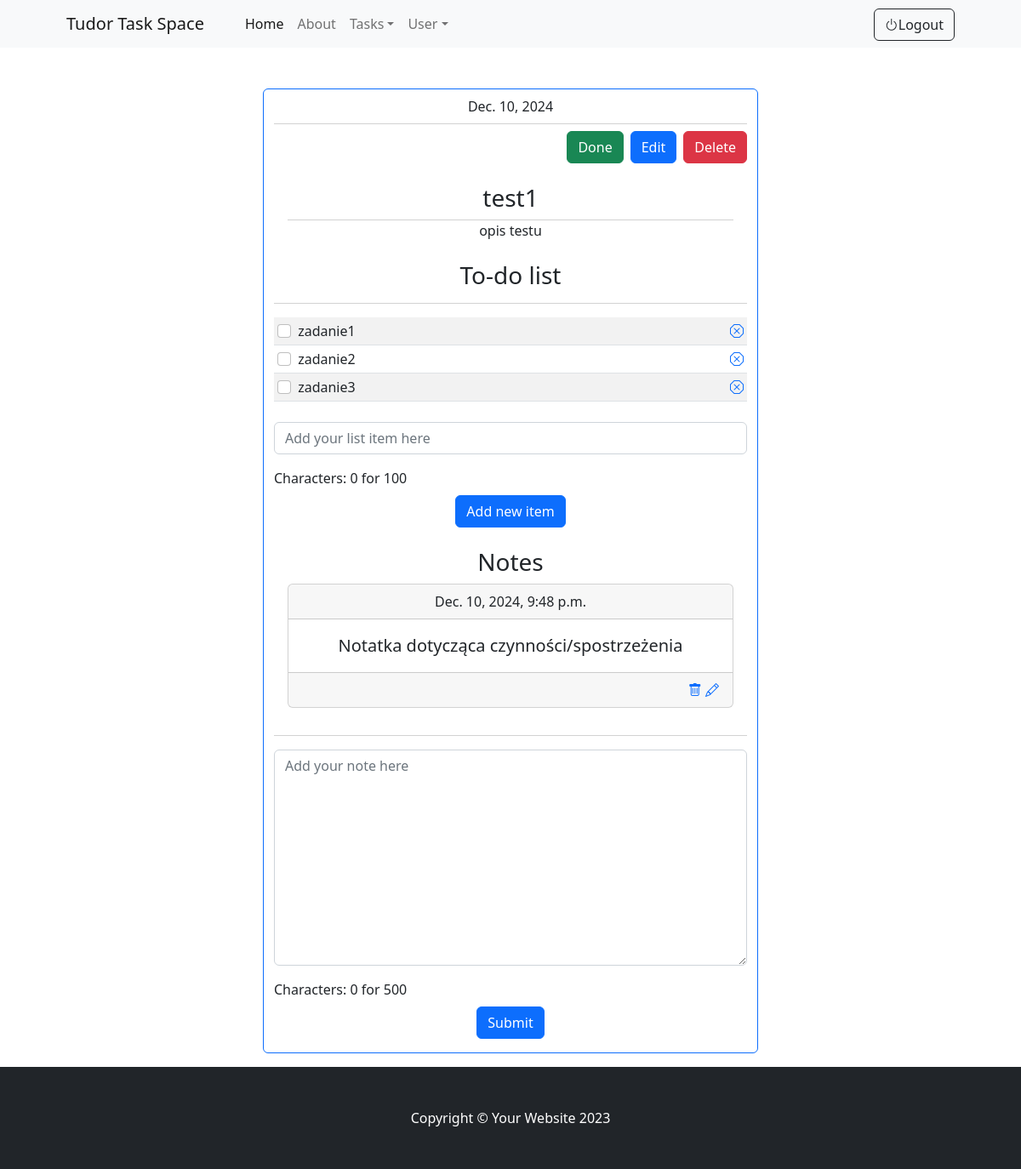
/view_task/39 (signed in), run on the app's committed database.
### tudor/models.py (models this page shows, shortened)
class Task(models.Model):
    task_user = models.ForeignKey(AppUser, on_delete=models.CASCADE)
    title = models.CharField(max_length=50)
    description = models.TextField(max_length=1000)
    date = models.DateField(default=datetime.datetime.today)
    image = models.ImageField(upload_to='uploads/task/', blank=True)
    is_done = models.BooleanField(default=False)

class ToDoItem(models.Model):
    title = models.CharField(max_length=100)
    task = models.ForeignKey(Task, on_delete=models.CASCADE)
    item_done = models.BooleanField(default=False)

class Note(models.Model):
    task = models.ForeignKey(Task, on_delete=models.CASCADE)
    body = models.CharField(max_length=500)
    created_at = models.DateTimeField(auto_now_add=True)

### tudor/views.py (the view, shortened to what this page needs)
# urls.py: path('view_task/<int:pk>', views.view_task, name='view_task'),
def view_task(request, pk):
    if request.user.is_authenticated:
        try:
            task = Task.objects.get(id=pk)
        except ObjectDoesNotExist:
            messages.success(request, ("An error has occurred, the task does not exist!"))
            return redirect('home')
        list_items = ToDoItem.objects.filter(task=task.id)
        notes = Note.objects.filter(task=task.id)
        note_model = Note._meta
        note_max_characters = note_model.get_field('body').max_length
        todo_model = ToDoItem._meta
        todo_max_char = todo_model.get_field('title').max_length
        form = ToDoForm(request.POST or None)
        note_form = NoteForm(request.POST or None)
        if request.user.id == task.task_user.id:
            return render(request, 'view_task.html', {
                'task': task,
                'list_items': list_items,
                'notes': notes,
                'form': form,
                'note_form': note_form,
                'note_max_characters': note_max_characters,
                'todo_max_char': todo_max_char
            })
        else:
            messages.success(request, ("No authorisation!"))
            return redirect('home')
    else:
        messages.success(request, ("You have to be logged in!"))
        return redirect('login')

### tudor/forms.py
class ToDoForm(forms.ModelForm):
    title = forms.CharField(label="", widget=forms.TextInput(attrs={'class': 'form-control',
                                                                    'placeholder': 'Add your list item here',
                                                                    'name': 'text',
                                                                    'id': 'text',
                                                                    'onInput': 'countItemText()'}))
    class Meta:
        model = ToDoItem
        fields = ('title',)

class NoteForm(forms.ModelForm):
    body = forms.CharField(label="", widget=forms.Textarea(attrs={'class': 'form-control',
                                                                  'placeholder': 'Add your note here',
                                                                  'name': 'text',
                                                                  'id': 'text',
                                                                  'onInput': 'countText()'
                                                                  }))
    class Meta:
        model = Note
        fields = ('body',)

### tudor/templates/view_task.html (shortened to what this page needs)
{% extends 'base.html' %}
{% block content %}
  {% if task.is_done == False %}
  <div class="container mt-5">
    <div class="col-md-6 offset-md-3">
      <div class="row">
        <div class="card border-primary mb-3 text-center" style="max-width: 60rem;">
          <div class="card-header bg-transparent ">{{ task.date }}</div>
          <div class="col mt-2 d-grid gap-2 d-md-flex justify-content-md-end">
            <a class="btn btn-success mt-auto" href="{% url 'finish_task' task.id %}">Done</a>
            <a class="btn btn-primary mt-auto" href="{% url 'edit_task' task.id %}">Edit</a>
            <button type="button" class="btn btn-danger" data-bs-toggle="modal" data-bs-target="#deleteModal">
            Delete
            </button>
          </div>
          <div class="card-body">
            <h3 class="card-header bg-transparent">{{ task.title }}</h3>
            <p class="card-text">{{ task.description }}</p>
          </div>
          <div class="card-header bg-transparent" ><h3>To-do list</h3></div>
          <div class="text-start mt-3">
          <table class="table table-striped table-hover table-sm align-middle">
          {% if list_items %}
            {% for item in list_items %}
              <tr>
                <td style="height: 2px">
                <input class="form-check-input me-1 check-box" type="checkbox" {{ item.item_done|yesno:"checked," }} value="{{ item.id }}"
                  id="{{ item.id }}">
                {{ item.title }}
                </td>
                <td class="text-end">
                 <a class="text-end" href="{% url 'delete_item' task.id item.id %}"><i class="bi bi-x-octagon"></i></a>
                </td>
              </tr>
            {% endfor %}
          {% else %}
            <p class="text-center">the task list is empty</p>
          {% endif %}
          </table>
          </div>
          <div class="mt-2">
              <form method="POST" name="form">
                {{ form.as_p }}
                <div class="text-start mb-2">
                  <label for="characters">Characters: </label>
                  <span id="itemCharacters">0</span>
                  for {{ todo_max_char }}
                </div>
                <button type="submit" class="btn btn-primary">Add new item</button>
              </form>
          </div>
          <div class="card-header bg-transparent mt-3">
          <h3>Notes</h3>
            {% if notes %}
              {% for note in notes %}
                <div class="card">
                  <div class="card-header">
                      {{ note.created_at }}
                  </div>
                  <div class="card-body">
                    <blockquote class="blockquote mb-0">
                      <p>{{ note.body }}</p>
                    </blockquote>
                  </div>
                    <div class="card-footer text-muted">
                      <div class="text-end">
                        <a class="text-end" href="{% url 'delete_note' note.id task.id %}"><i class="bi bi-trash"></i></a>
                        <a class="text-end" href="{% url 'edit_note' task.id note.id %}"><i class="bi bi-pencil"></i></a>
                      </div>
                    </div>
                </div><br/>
              {% endfor %}
            {% endif %}
          </div>
          <div class="mb-3 mt-3">
            <form method="POST" name="note_form">
              {{ note_form.as_p }}
              <div class="text-start mb-2">
              <label for="characters">Characters: </label>
              <span id="characters">0</span>
              for {{ note_max_characters }}
              </div>
              <button type="submit" class="btn btn-primary">Submit</button>
            </form>
          </div>
        </div>
      </div>
    </div>
  </div>
  {% endif %}
{% endblock %}

### tudor/templates/base.html (shortened to what this page needs)
{% load static %}
{% load tz %}
<!DOCTYPE html>
<html lang="en">
    <head>
        <link href="https://cdn.jsdelivr.net/npm/bootstrap-icons@1.5.0/font/bootstrap-icons.css" rel="stylesheet" />
        <link href="{% static 'css/styles.css' %}" rel="stylesheet" />
    </head>
    <body class="d-flex flex-column min-vh-100">
        {% include 'navbar.html' %}
        {% block content %}
        {% endblock %}
        <footer class="mt-auto py-5 bg-dark">
            <div class="container"><p class="m-0 text-center text-white">Copyright &copy; Your Website 2023</p></div>
        </footer>
    </body>
</html>

### tudor/templates/navbar.html (shortened to what this page needs)
<nav class="navbar navbar-expand-lg navbar-light bg-light">
    <div class="container px-4 px-lg-5">
        <a class="navbar-brand" href="{% url 'home' %}">Tudor Task Space</a>
        <div class="collapse navbar-collapse" id="navbarSupportedContent">
            <ul class="navbar-nav me-auto mb-2 mb-lg-0 ms-lg-4">
                <li class="nav-item"><a class="nav-link active" aria-current="page" href="{% url 'home' %}">Home</a></li>
                <li class="nav-item"><a class="nav-link" href="{% url 'about' %}">About</a></li>
                <li class="nav-item dropdown">
                    <a class="nav-link dropdown-toggle" id="navbarDropdown" href="#" role="button" data-bs-toggle="dropdown" aria-expanded="false">Tasks</a>
                </li>
                <li class="nav-item dropdown">
                    <a class="nav-link dropdown-toggle" id="navbarDropdown" href="#" role="button" data-bs-toggle="dropdown" aria-expanded="false">User</a>
                </li>
            </ul>
            {% if user.is_authenticated %}
                <a class="btn btn-outline-dark mt-auto" href="{% url 'logout' %}"><i class="bi bi-power"></i>Logout</a>
            {% else %}
                <a class="btn btn-outline-dark mt-auto" href="{% url 'login' %}"><i class="bi bi-power"></i>Login</a>
            {% endif %}
        </div>
    </div>
</nav>

### data on the page
Task: date "Dec. 10, 2024", title "test1", description "opis testu"
ToDoItem: title "zadanie1"
ToDoItem: title "zadanie2"
ToDoItem: title "zadanie3"
Note: created_at "Dec. 10, 2024, 9:48 p.m.", body "Notatka dotycząca czynności/spostrzeżenia"

### other printed values
{{ todo_max_char }} "100"
{{ note_max_characters }} "500"
